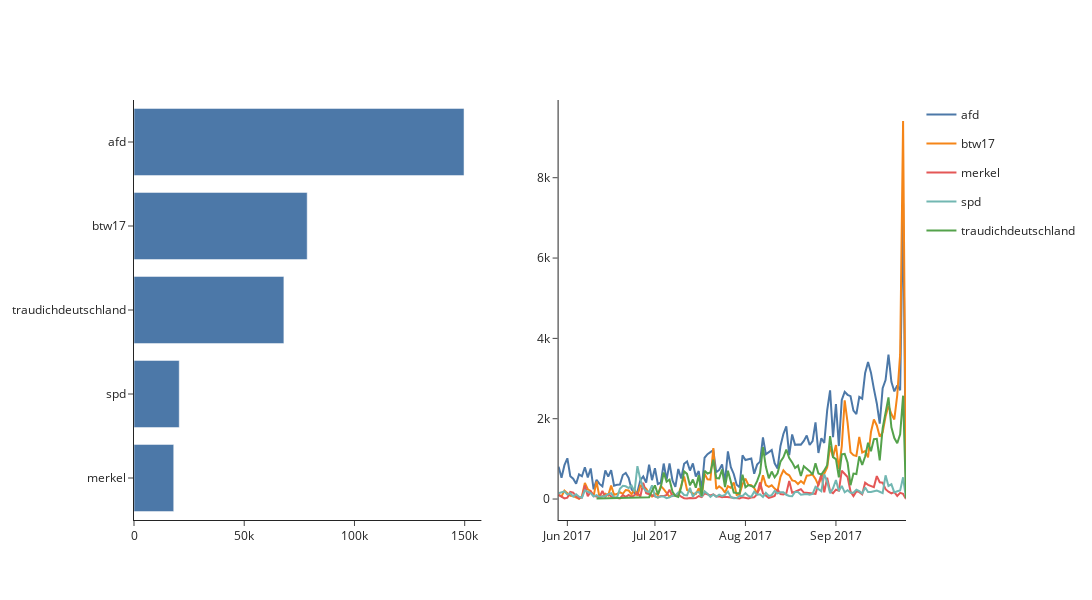

Notebook cell for this chart:
### Code cell
plot_top_hashtags(hashtags, 5)
